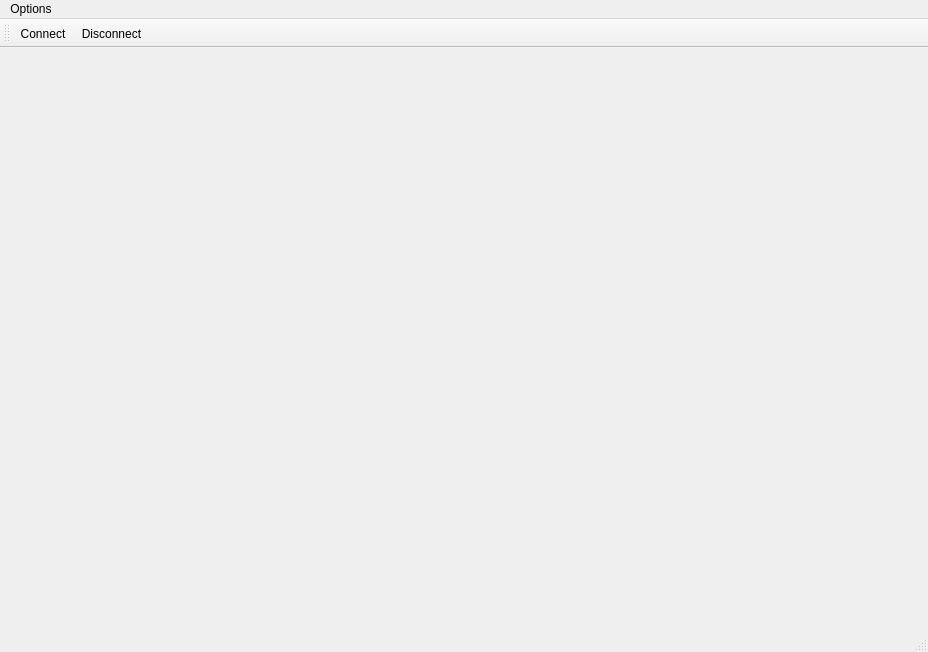
<?xml version="1.0" encoding="UTF-8"?>
<ui version="4.0">
 <class>MainWindow</class>
 <widget class="QMainWindow" name="MainWindow">
  <property name="geometry">
   <rect>
    <x>0</x>
    <y>0</y>
    <width>928</width>
    <height>652</height>
   </rect>
  </property>
  <property name="windowTitle">
   <string>MainWindow</string>
  </property>
  <widget class="QWidget" name="centralWidget">
   <layout class="QHBoxLayout" name="horizontalLayout">
    <item>
     <widget class="QWidget" name="widget" native="true">
      <property name="minimumSize">
       <size>
        <width>100</width>
        <height>100</height>
       </size>
      </property>
      <layout class="QGridLayout" name="gridLayout">
       <item row="0" column="0" colspan="3">
        <widget class="QCustomPlot" name="widgetLight" native="true"/>
       </item>
       <item row="3" column="0" colspan="3">
        <widget class="QCustomPlot" name="widgetCurrent" native="true"/>
       </item>
       <item row="1" column="0" colspan="3">
        <widget class="QCustomPlot" name="widgetPower" native="true"/>
       </item>
       <item row="2" column="0" colspan="3">
        <widget class="QCustomPlot" name="widgetVoltage" native="true"/>
       </item>
      </layout>
     </widget>
    </item>
    <item>
     <widget class="Viewer" name="_pWidget_Viewer" native="true">
      <property name="minimumSize">
       <size>
        <width>100</width>
        <height>100</height>
       </size>
      </property>
     </widget>
    </item>
   </layout>
  </widget>
  <widget class="QMenuBar" name="menuBar">
   <property name="geometry">
    <rect>
     <x>0</x>
     <y>0</y>
     <width>928</width>
     <height>20</height>
    </rect>
   </property>
   <widget class="QMenu" name="menuOptions">
    <property name="title">
     <string>Options</string>
    </property>
    <addaction name="actionSerial"/>
   </widget>
   <addaction name="menuOptions"/>
  </widget>
  <widget class="QToolBar" name="mainToolBar">
   <attribute name="toolBarArea">
    <enum>TopToolBarArea</enum>
   </attribute>
   <attribute name="toolBarBreak">
    <bool>false</bool>
   </attribute>
   <addaction name="actionConnect"/>
   <addaction name="actionDisconnect"/>
  </widget>
  <widget class="QStatusBar" name="statusBar"/>
  <action name="actionConnect">
   <property name="text">
    <string>Connect</string>
   </property>
  </action>
  <action name="actionDisconnect">
   <property name="text">
    <string>Disconnect</string>
   </property>
  </action>
  <action name="actionSerial">
   <property name="text">
    <string>Serial</string>
   </property>
  </action>
 </widget>
 <layoutdefault spacing="6" margin="11"/>
 <customwidgets>
  <customwidget>
   <class>Viewer</class>
   <extends>QWidget</extends>
   <header>Viewer.hh</header>
   <container>1</container>
  </customwidget>
  <customwidget>
   <class>QCustomPlot</class>
   <extends>QWidget</extends>
   <header>qcustomplot.h</header>
   <container>1</container>
  </customwidget>
 </customwidgets>
 <resources/>
 <connections/>
</ui>
